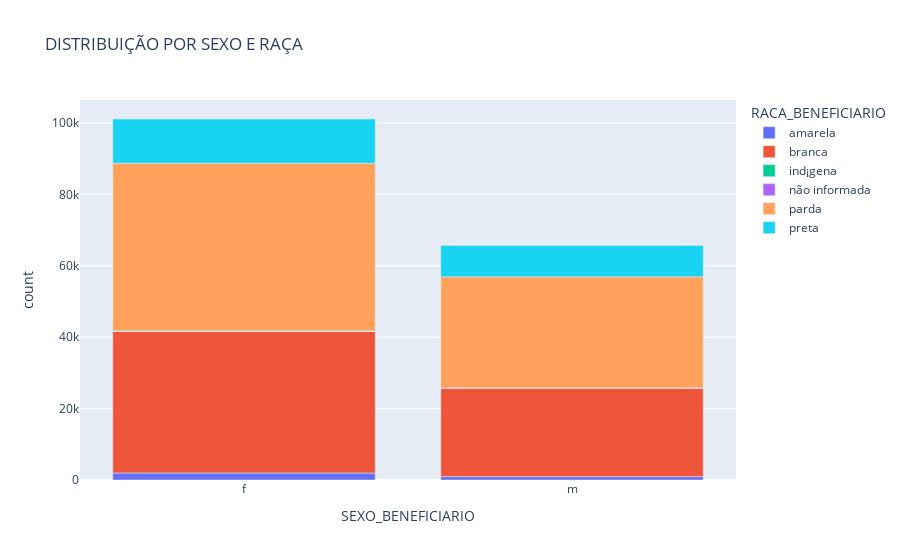

Notebook code cell kept with this figure:
### Code cell
# Gráfico 1: Distribuição por Sexo e Raça,  Um gráfico de barras que mostra a contagem de beneficiários por sexo e raça.
fig1 = px.bar(sexo_raca_distribution, x='SEXO_BENEFICIARIO', y='count', color='RACA_BENEFICIARIO',
              title='DISTRIBUIÇÃO POR SEXO E RAÇA')
fig1.show()

### Figure 1 — Plotly figure (JSON) as saved in the notebook; plotly's stock layout.template omitted (floating-point values rounded to 4 significant figures)
{"data": [{"alignmentgroup": "True", "hovertemplate": "RACA_BENEFICIARIO=amarela<br>SEXO_BENEFICIARIO=%{x}<br>count=%{y}<extra></extra>", "legendgroup": "amarela", "marker": {"color": "#636efa", "pattern": {"shape": ""}}, "name": "amarela", "offsetgroup": "amarela", "orientation": "v", "showlegend": true, "textposition": "auto", "type": "bar", "x": ["f", "m"], "xaxis": "x", "y": [1960, 940], "yaxis": "y"}, {"alignmentgroup": "True", "hovertemplate": "RACA_BENEFICIARIO=branca<br>SEXO_BENEFICIARIO=%{x}<br>count=%{y}<extra></extra>", "legendgroup": "branca", "marker": {"color": "#EF553B", "pattern": {"shape": ""}}, "name": "branca", "offsetgroup": "branca", "orientation": "v", "showlegend": true, "textposition": "auto", "type": "bar", "x": ["f", "m"], "xaxis": "x", "y": [39666, 24797], "yaxis": "y"}, {"alignmentgroup": "True", "hovertemplate": "RACA_BENEFICIARIO=ind¡gena<br>SEXO_BENEFICIARIO=%{x}<br>count=%{y}<extra></extra>", "legendgroup": "ind¡gena", "marker": {"color": "#00cc96", "pattern": {"shape": ""}}, "name": "ind¡gena", "offsetgroup": "ind¡gena", "orientation": "v", "showlegend": true, "textposition": "auto", "type": "bar", "x": ["f", "m"], "xaxis": "x", "y": [102, 51], "yaxis": "y"}, {"alignmentgroup": "True", "hovertemplate": "RACA_BENEFICIARIO=não informada<br>SEXO_BENEFICIARIO=%{x}<br>count=%{y}<extra></extra>", "legendgroup": "não informada", "marker": {"color": "#ab63fa", "pattern": {"shape": ""}}, "name": "não informada", "offsetgroup": "não informada", "orientation": "v", "showlegend": true, "textposition": "auto", "type": "bar", "x": ["f", "m"], "xaxis": "x", "y": [49, 19], "yaxis": "y"}, {"alignmentgroup": "True", "hovertemplate": "RACA_BENEFICIARIO=parda<br>SEXO_BENEFICIARIO=%{x}<br>count=%{y}<extra></extra>", "legendgroup": "parda", "marker": {"color": "#FFA15A", "pattern": {"shape": ""}}, "name": "parda", "offsetgroup": "parda", "orientation": "v", "showlegend": true, "textposition": "auto", "type": "bar", "x": ["f", "m"], "xaxis": "x", "y": [46946, 31111], "yaxis": "y"}, {"alignmentgroup": "True", "hovertemplate": "RACA_BENEFICIARIO=preta<br>SEXO_BENEFICIARIO=%{x}<br>count=%{y}<extra></extra>", "legendgroup": "preta", "marker": {"color": "#19d3f3", "pattern": {"shape": ""}}, "name": "preta", "offsetgroup": "preta", "orientation": "v", "showlegend": true, "textposition": "auto", "type": "bar", "x": ["f", "m"], "xaxis": "x", "y": [12394, 8757], "yaxis": "y"}], "layout": {"barmode": "relative", "legend": {"title": {"text": "RACA_BENEFICIARIO"}, "tracegroupgap": 0}, "title": {"text": "DISTRIBUIÇÃO POR SEXO E RAÇA"}, "xaxis": {"anchor": "y", "domain": [0, 1], "title": {"text": "SEXO_BENEFICIARIO"}}, "yaxis": {"anchor": "x", "domain": [0, 1], "title": {"text": "count"}}}}
